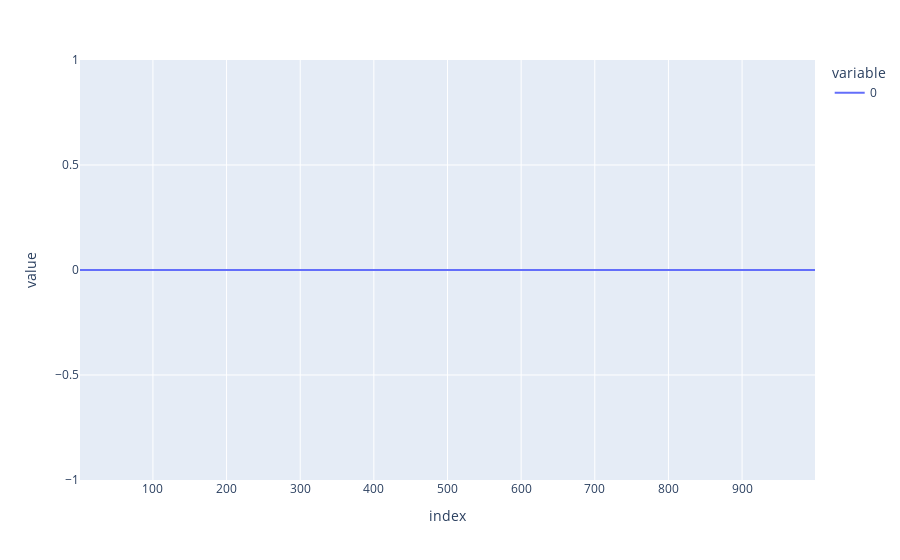
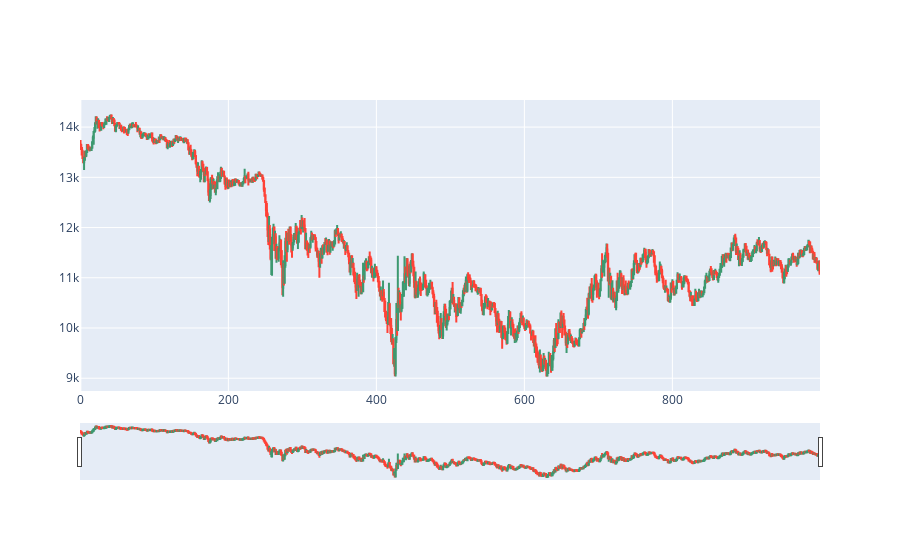

The code cell stored with these charts, in order, in its notebook:
### Code cell
continuous_columns = ['Open', 'High', 'Low', 'Close']
discrete_columns = ['Hour']#, 'Day', 'Month']
target_columns = ['Close']
g = get_batches(data,1000, 1, continuous_columns, discrete_columns, 
                target_columns, batch_size = 1, gpu = False, normalise = False)

in_seq_continuous, in_seq_discrete, out_seq, target_seq  = next(g)
c = in_seq_continuous[:,:,0].squeeze()

c = pd.DataFrame(c)[0]
#print(adfuller(c)[1])
#print(c)
c = pd.DataFrame(stats.boxcox(c)[0])[0]

c = c.pct_change()

#c =(c - c.mean()) / c.std() 


c = c.cumsum()
c = c.drop(c.index[0])

print(adfuller(c)[1])
#print(c[0])

#c = stats.boxcox(c)[0]
fig = px.line(c)
fig.show()
#print(in_seq_discrete.scatter_(1, in_seq_discrete.long(), 1))


#print("Dickey–Fuller test {}".format())

#print(in_seq_discrete)
#print(in_seq_continuous[:,0])
fig = go.Figure(data=[go.Candlestick(open=in_seq_continuous[:,:,0].squeeze(),
                high=in_seq_continuous[:,:,1].squeeze(),
                low=in_seq_continuous[:,:,2].squeeze(),
                close=in_seq_continuous[:,:,3].squeeze())])


fig2 = px.line(target_seq)

fig.show()
#fig2.show()

### Figure 1 — Plotly figure (JSON) as saved in the notebook; plotly's stock layout.template omitted (floating-point values rounded to 4 significant figures; data arrays with more than 128 entries replaced by an {"elided": "..."} marker saying what was removed)
{"data": [{"hovertemplate": "variable=0<br>index=%{x}<br>value=%{y}<extra></extra>", "legendgroup": "0", "line": {"color": "#636efa", "dash": "solid"}, "mode": "lines", "name": "0", "orientation": "v", "showlegend": true, "type": "scatter", "x": {"elided": "999 int values"}, "xaxis": "x", "y": {"elided": "999 int values"}, "yaxis": "y"}], "layout": {"legend": {"title": {"text": "variable"}, "tracegroupgap": 0}, "margin": {"t": 60}, "xaxis": {"anchor": "y", "domain": [0, 1], "title": {"text": "index"}}, "yaxis": {"anchor": "x", "domain": [0, 1], "title": {"text": "value"}}}}

### Figure 2 — Plotly figure (JSON) as saved in the notebook; plotly's stock layout.template omitted (floating-point values rounded to 4 significant figures; data arrays with more than 128 entries replaced by an {"elided": "..."} marker saying what was removed)
{"data": [{"close": {"elided": "1000 float values"}, "high": {"elided": "1000 float values"}, "low": {"elided": "1000 float values"}, "open": {"elided": "1000 float values"}, "type": "candlestick"}], "layout": {}}
